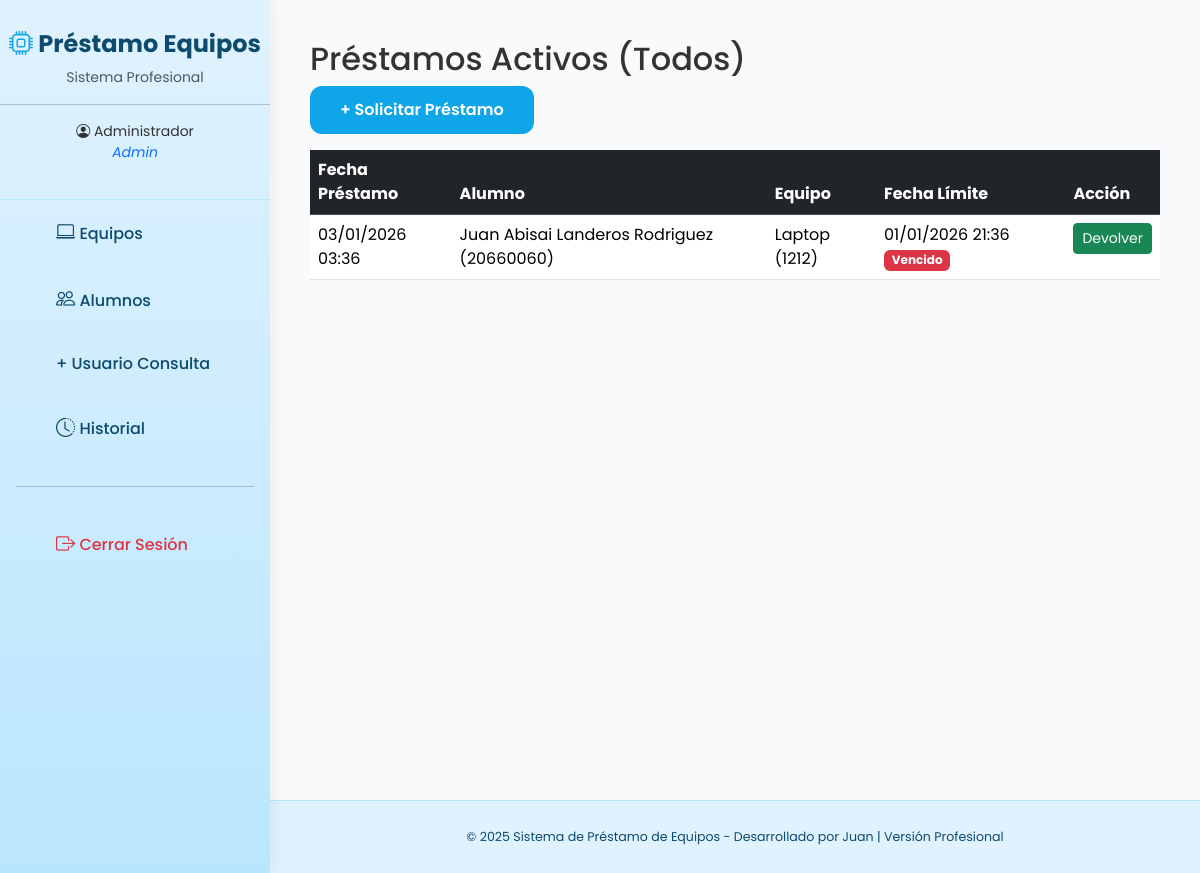
/prestamos (signed in), run on the app's committed database.
### models.py (models this page shows, shortened)
class User(UserMixin, db.Model):
    id = db.Column(db.Integer, primary_key=True)
    username = db.Column(db.String(80), unique=True, nullable=False)
    password_hash = db.Column(db.String(256), nullable=False)
    role = db.Column(db.String(20), nullable=False)  # 'admin', 'alumno' o 'consulta'
    nombre = db.Column(db.String(100), nullable=False)
    codigo = db.Column(db.String(20), unique=True)  # matrícula para alumnos

class Prestamo(db.Model):
    id = db.Column(db.Integer, primary_key=True)
    equipo_id = db.Column(db.Integer, db.ForeignKey('equipo.id'), nullable=False)
    alumno_id = db.Column(db.Integer, db.ForeignKey('user.id'), nullable=False)
    fecha_prestamo = db.Column(db.DateTime, default=datetime.utcnow)
    fecha_devolucion = db.Column(db.DateTime)
    fecha_prevista_devolucion = db.Column(db.DateTime)  # fecha límite
    estado = db.Column(db.String(20), default='Activo')
    dias_retraso = db.Column(db.Integer, default=0)
    multa_aplicada = db.Column(db.Float, default=0.0)  # monto total de la multa
    equipo = db.relationship('Equipo', backref='prestamos')
    alumno = db.relationship('User', backref='prestamos')

class Equipo(db.Model):
    id = db.Column(db.Integer, primary_key=True)
    nombre = db.Column(db.String(100), nullable=False)
    codigo = db.Column(db.String(50), unique=True, nullable=False)
    estado = db.Column(db.String(20), default='Disponible')
    condicion = db.Column(db.Text)
    multa_por_dia = db.Column(db.Float, default=50.0)  # <-- NUEVO CAMPO: precio de multa por día

### app.py (the view)
@app.route('/prestamos')
@login_required
def prestamos():
    if current_user.role == 'admin':
        prestamos_list = Prestamo.query.filter_by(estado='Activo').all()
    else:
        prestamos_list = Prestamo.query.filter_by(alumno_id=current_user.id, estado='Activo').all()
    return render_template('prestamos/lista.html', prestamos=prestamos_list, datetime=datetime)

### app.py (called while the page is built)
@login_manager.user_loader
def load_user(user_id):
    return User.query.get(int(user_id))

### templates/prestamos/lista.html
{% extends "base.html" %}
{% block content %}
<h2>
    {% if current_user.role == 'admin' %}Préstamos Activos (Todos){% else %}Mis Préstamos Activos{% endif %}
</h2>
{% if current_user.role == 'admin' %}
<a href="{{ url_for('nuevo_prestamo') }}" class="btn btn-primary mb-3">+ Solicitar Préstamo</a>
{% endif %}
{% if prestamos|length == 0 %}
<div class="alert alert-info">No hay préstamos activos.</div>
{% else %}
<table class="table table-hover">
    <thead class="table-dark">
        <tr>
            <th>Fecha Préstamo</th>
            <th>Alumno</th>
            <th>Equipo</th>
            <th>Fecha Límite</th>
            {% if current_user.role != 'consulta' %}
            <th>Acción</th>
            {% endif %}
        </tr>
    </thead>
    <tbody>
        {% for p in prestamos %}
        <tr>
            <td>{{ p.fecha_prestamo.strftime('%d/%m/%Y %H:%M') }}</td>
            <td>{{ p.alumno.nombre }} ({{ p.alumno.codigo }})</td>
            <td>{{ p.equipo.nombre }} ({{ p.equipo.codigo }})</td>
            <td>
                {% if p.fecha_prevista_devolucion %}
                    {{ p.fecha_prevista_devolucion.strftime('%d/%m/%Y %H:%M') }}
                    {% if p.fecha_prevista_devolucion < datetime.utcnow() %}
                        <span class="badge bg-danger">Vencido</span>
                    {% endif %}
                {% else %}
                    <span class="text-muted">No establecida</span>
                {% endif %}
            </td>
            {% if current_user.role != 'consulta' %}
            <td>
                {% if current_user.role == 'admin' or (current_user.role == 'alumno' and p.alumno_id == current_user.id) %}
                <a href="{{ url_for('devolver', prestamo_id=p.id) }}" class="btn btn-success btn-sm">Devolver</a>
                {% endif %}
            </td>
            {% endif %}
        </tr>
        {% endfor %}
    </tbody>
</table>
{% endif %}
{% endblock %}

### templates/base.html (shortened to what this page needs)
<!doctype html>
<html lang="es">
<head>
    <link href="https://cdn.jsdelivr.net/npm/bootstrap@5.3.3/dist/css/bootstrap.min.css" rel="stylesheet">
    <link rel="stylesheet" href="https://cdn.jsdelivr.net/npm/bootstrap-icons@1.11.3/font/bootstrap-icons.min.css">
</head>
<body>
    {% if current_user.is_authenticated %}
    <div class="sidebar">
        <div class="sidebar-header">
            <h4><i class="bi bi-cpu" style="color: #0ea5e9;"></i> Préstamo Equipos</h4>
            <p class="small text-muted mt-2">Sistema Profesional</p>
            <hr>
            <p class="small"><i class="bi bi-person-circle"></i> {{ current_user.nombre }}<br><em class="text-primary">{{ current_user.role | capitalize }}</em></p>
        </div>
        <nav class="nav flex-column px-3">
            {% if current_user.role == 'admin' %}
            <a class="nav-link" href="{{ url_for('equipos') }}"><i class="bi bi-laptop"></i> Equipos</a>
            <a class="nav-link" href="{{ url_for('alumnos') }}"><i class="bi bi-people"></i> Alumnos</a>
            <li class="nav-item"><a class="nav-link" href="{{ url_for('nuevo_consulta') }}">+ Usuario Consulta</a></li>
            {% elif current_user.role == 'alumno' %}
            <a class="nav-link" href="{{ url_for('nuevo_prestamo') }}"><i class="bi bi-plus-circle"></i> Solicitar Préstamo</a>
            <a class="nav-link" href="{{ url_for('prestamos') }}"><i class="bi bi-list-check"></i> Mis Préstamos</a>
            {% elif current_user.role == 'consulta' %}
            <a class="nav-link" href="{{ url_for('alumnos') }}"><i class="bi bi-eye"></i> Ver Alumnos</a>
            {% endif %}
            <a class="nav-link" href="{{ url_for('historial') }}"><i class="bi bi-clock-history"></i> Historial</a>
            <hr class="my-4">
            <a class="nav-link text-danger" href="{{ url_for('logout') }}"><i class="bi bi-box-arrow-right"></i> Cerrar Sesión</a>
        </nav>
    </div>
    {% endif %}
    <div class="main-content">
        {% block content %}{% endblock %}
    </div>
    {% if current_user.is_authenticated %}
    <footer>
        <small>© 2025 Sistema de Préstamo de Equipos - Desarrollado por Juan | Versión Profesional</small>
    </footer>
    {% endif %}
</body>
</html>

### templates/base.html (style rules this page uses)
body { background-color: #f0f4f8; font-family: 'Poppins', sans-serif; color: #333; }
.sidebar { position: fixed; top: 0; bottom: 0; left: 0; width: 270px; background: linear-gradient(to bottom, #e0f2fe, #bae6fd); padding: 30px 0; box-shadow: 4px 0 15px rgba(0,0,0,0.05); z-index: 1000; }
.sidebar-header { text-align: center; padding-bottom: 20px; border-bottom: 1px solid #bae6fd; }
.sidebar-header h4 { color: #0c4a6e; font-weight: 700; }
.sidebar .nav-link { color: #0c4a6e; padding: 14px 25px; font-weight: 500; border-radius: 0 12px 12px 0; margin: 5px 15px; transition: all 0.3s; }
.sidebar .nav-link i { width: 30px; font-size: 1.2rem; }
.main-content { margin-left: 270px; padding: 40px; min-height: 100vh; background-color: #f8fafc; }
.btn-primary { background-color: #0ea5e9; border: none; border-radius: 12px; padding: 12px 30px; font-weight: 600; }
footer { margin-left: 270px; padding: 25px; background-color: #e0f2fe; color: #0c4a6e; text-align: center; font-size: 0.9rem; border-top: 1px solid #bae6fd; }

### data on the page
User: nombre "Administrador", role "Admin"
Prestamo: fecha_prestamo "03/01/2026 03:36", alumno.nombre "Juan Abisai Landeros Rodriguez", alumno.codigo "20660060", equipo.nombre "Laptop", equipo.codigo "1212", fecha_prevista_devolucion "01/01/2026 21:36", shows "Vencido"
